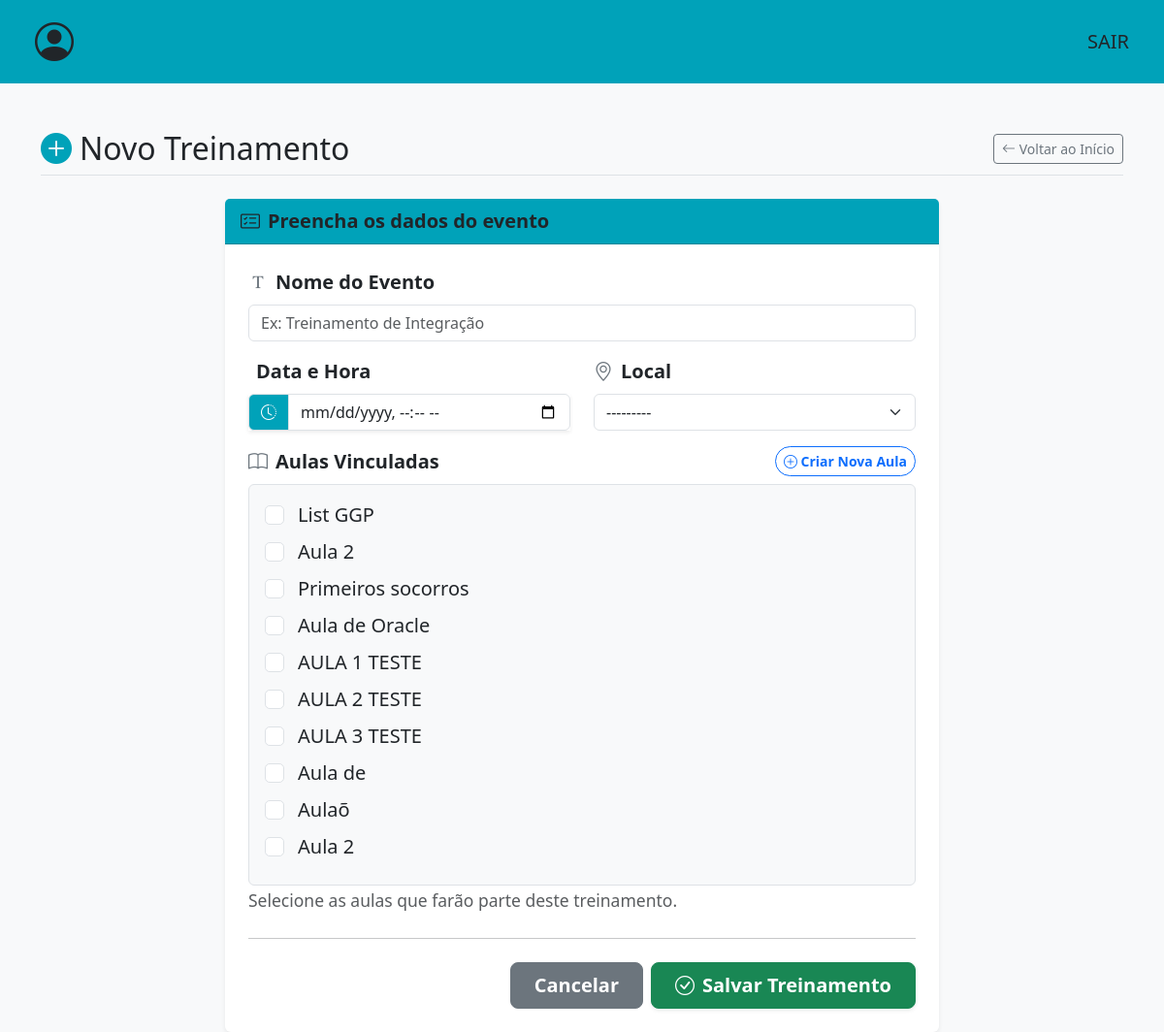
The app's page /criar-evento/ (signed in), older data.
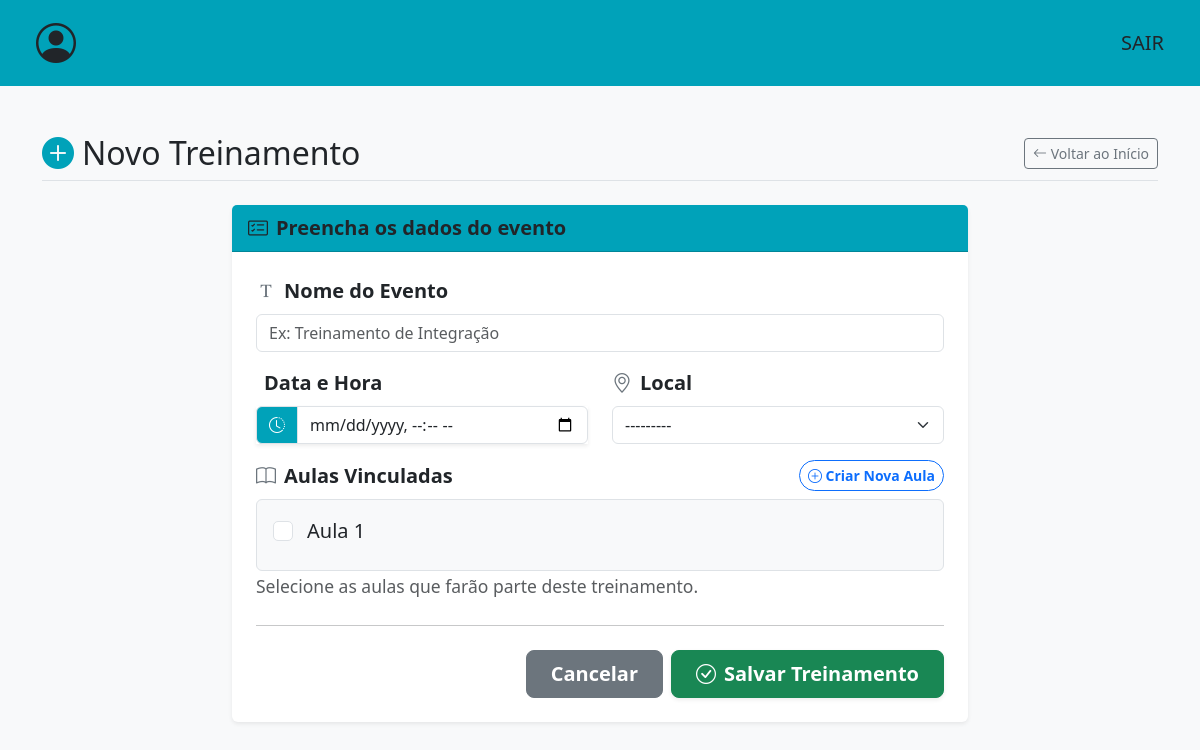
The same page, newer data.
### events/models.py (models this page shows)
class Aula(models.Model):
    nm_aula = models.CharField(max_length=150)
    descricao = models.CharField(max_length=200)
    palestrante = models.CharField(max_length=100)
    carga_horaria = models.TimeField(null=False)
    def __str__(self):
        return self.nm_aula

### events/views.py (the view)
# urls.py: path('criar-evento/',criar_evento,name='criar-evento'),
@login_required(login_url="login/") #ALERTA PARA AULAS VAZIAS
def criar_evento(request):
    if request.method == 'POST':
        form = CriarEventoForm(request.POST)
        if form.is_valid():
            treinamento = form.save(commit=False)
            treinamento.status = 'MARCADO'
            treinamento.save()
            form.save_m2m()
            messages.success(request, 'Novo evento cadastrado com sucesso!')
            return redirect('conferir-treinamento',treinamento_id=treinamento.id )
    else:
        form = CriarEventoForm()
    return render(request,'events/criar-evento.html',{'form':form})

### events/forms.py
class CriarEventoForm(forms.ModelForm):
    class Meta:
        model = Treinamento
        fields = ['nm_evento', 'data', 'local', 'aulas']
        widgets = {
            'nm_evento': forms.TextInput(attrs={'class': 'form-control', 'placeholder': 'Ex: Treinamento de Integração'}),
            'data': forms.DateTimeInput(format='%Y-%m-%dT%H:%M',attrs={'type': 'datetime-local', 'class': 'form-control'}),
            'local': forms.Select(attrs={'class': 'form-select'}),
            'aulas': forms.CheckboxSelectMultiple(attrs={'class': 'form-check-input'}),
        }

### templates/events/criar-evento.html (shortened to what the changed rows need)
<!DOCTYPE html>
<html lang="pt-br">
<head>
    <link href="https://cdn.jsdelivr.net/npm/bootstrap@5.3.2/dist/css/bootstrap.min.css" rel="stylesheet">
    <link href="https://cdn.jsdelivr.net/npm/bootstrap-icons@1.11.1/font/bootstrap-icons.css" rel="stylesheet">
    <link rel="stylesheet" href="https://cdn.jsdelivr.net/npm/flatpickr/dist/flatpickr.min.css">
    <link rel="stylesheet" type="text/css" href="https://npmcdn.com/flatpickr/dist/themes/airbnb.css">
</head>
<body class="bg-light">
    <div class="container mt-5">
        <div class="d-flex justify-content-between align-items-center mb-4 border-bottom pb-2">
            <h2 class="m-0"><i class="bi bi-plus-circle-fill text-custom-teal me-2"></i>Novo Treinamento</h2>
        </div>
        <div class="row justify-content-center">
            <div class="col-md-8">
                <div class="card shadow-sm border-0">
                    <div class="card-body p-4 fs-5">
                        <form method="POST" id="form-criar-evento">
                            <div class="mb-4">
                                <div class="bg-light border rounded p-3">
                                    {% for checkbox in form.aulas %}
                                        <div class="form-check mb-2">
                                            {{ checkbox.tag }}
                                            <label class="form-check-label ms-1" for="{{ checkbox.id_for_label }}">
                                                {{ checkbox.choice_label }}
                                            </label>
                                        </div>
                                    {% empty %}
                                        <div class="text-danger small fst-italic">
                                            Nenhuma aula cadastrada ainda. Clique no botão acima para cadastrar a primeira!
                                        </div>
                                    {% endfor %}
                                </div>
                            </div>
                        </form>
                    </div>
                </div>
            </div>
        </div>
    </div>
</body>
</html>

Row changes from the older to the newer data that the page shows:
removed Aula: choice_label "List GGP"
removed Aula: choice_label "Aula 2"
removed Aula: choice_label "Primeiros socorros"
removed Aula: choice_label "Aula de Oracle"
removed Aula: choice_label "AULA 1 TESTE"
removed Aula: choice_label "AULA 2 TESTE"
removed Aula: choice_label "AULA 3 TESTE"
removed Aula: choice_label "Aula de"
removed Aula: choice_label "Aulaõ"
removed Aula: choice_label "Aula 2"
added Aula: choice_label "Aula 1"
